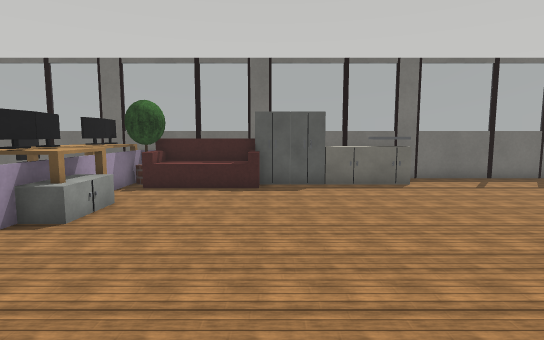
[1] (above)

23 first-person views from a walk through a world built for the Webots simulator. The camera is 0.9 m above the floor, tilts 6° down and sees 80° across. Doors are drawn as open doorways. The floor is counted in squares, 0.5 m on a side. Each view is taken from the middle of a square. On the plan, view 1 faces up. The plan holds only what a view shows up to about 17 squares ahead; the rest is blank. Robots are left out. Simple shapes and patterns stand in for the simulator's stock objects.

[2]
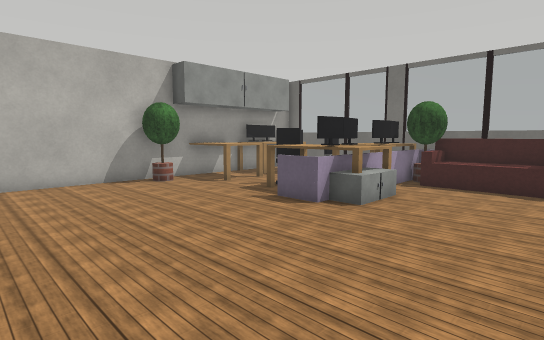

[3]
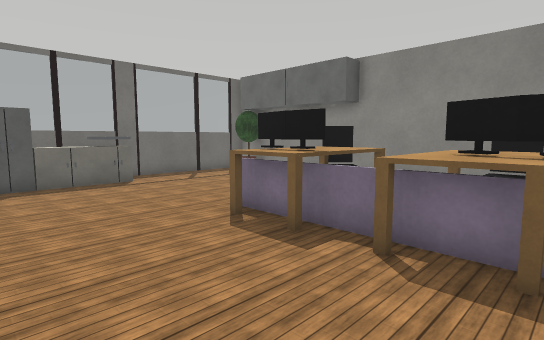

[4]
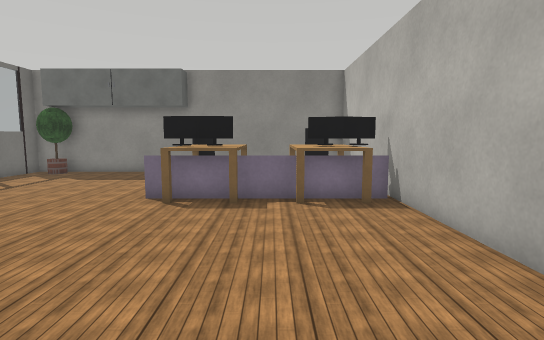

[5]
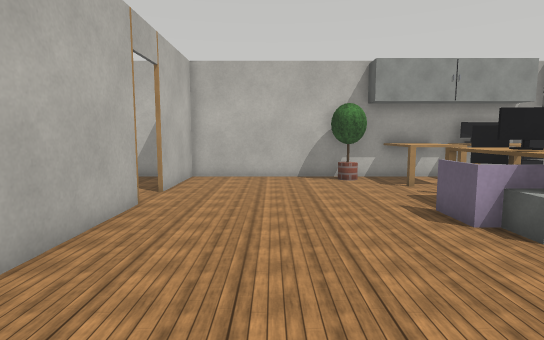

[6]
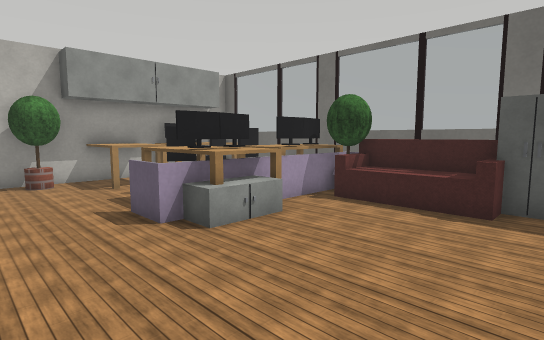

[7]
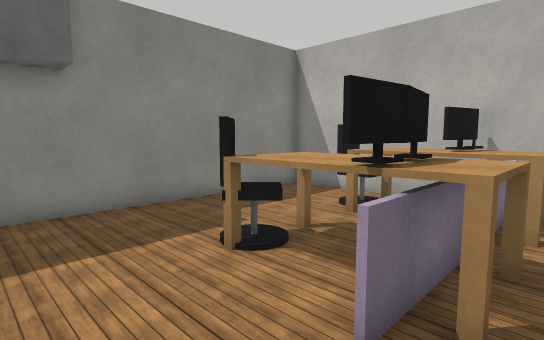

[8]
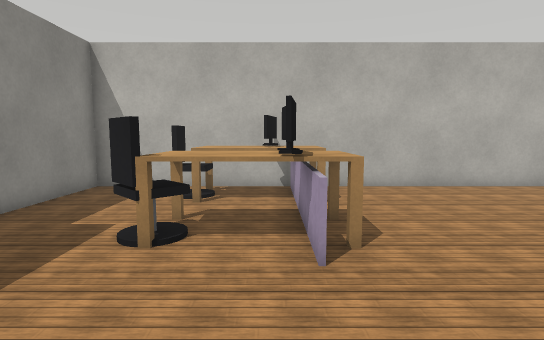

[9]
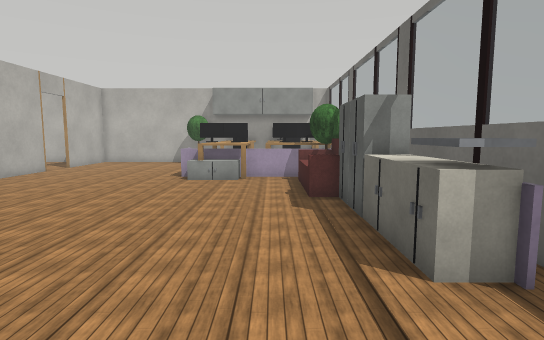

[10]
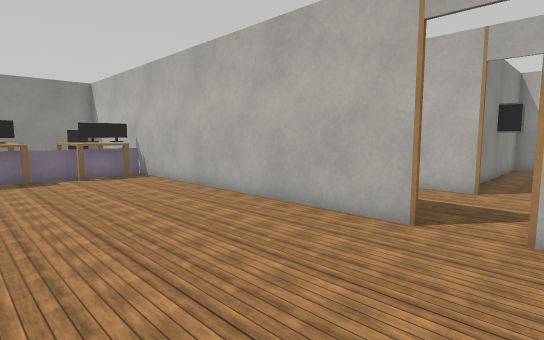

[11]
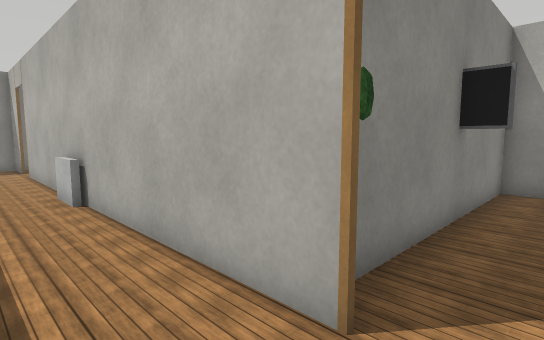

[12]
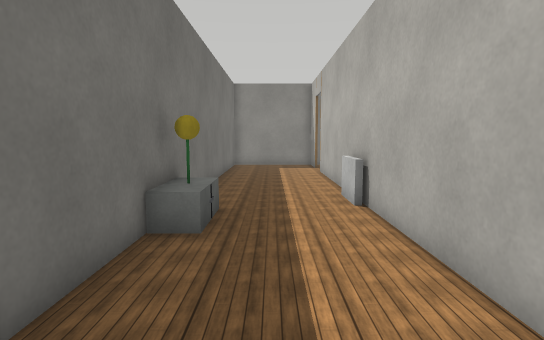

[13]
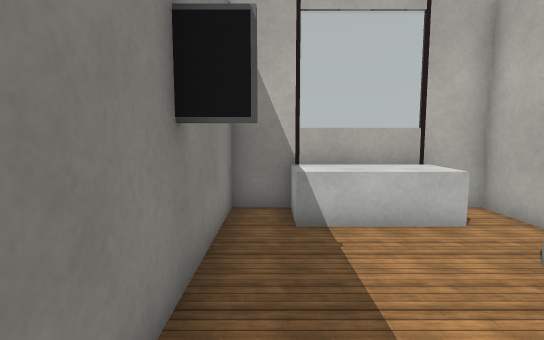

[14]
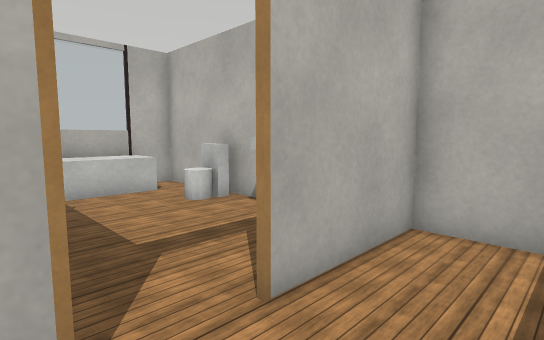

[15]
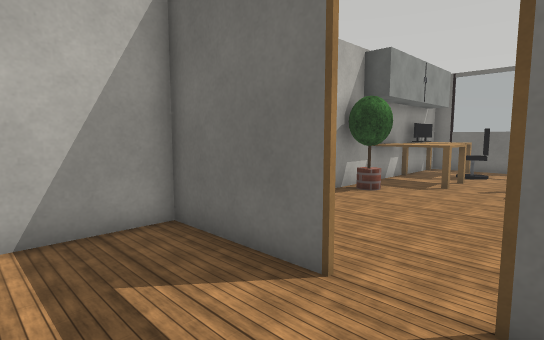

[16]
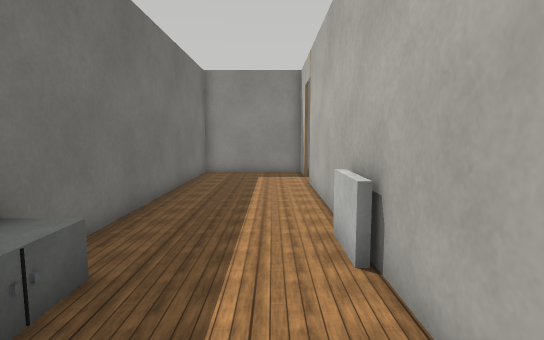

[17]
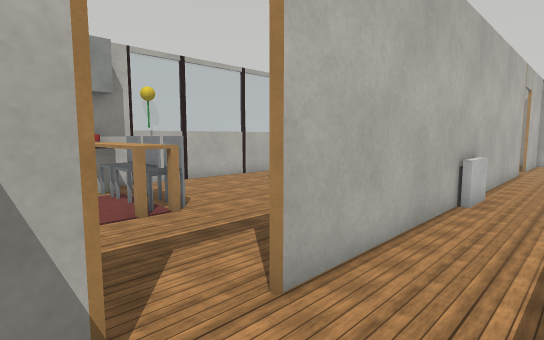

[18]
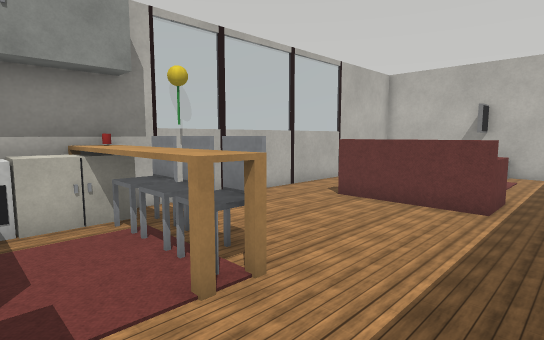

[19]
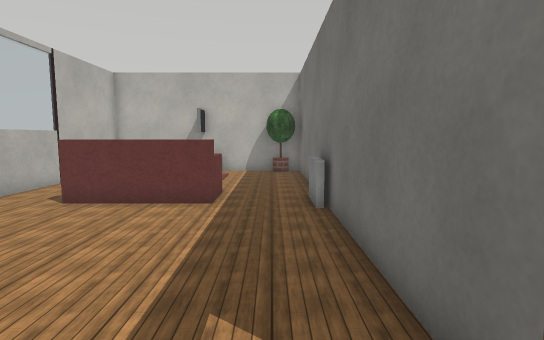

[20]
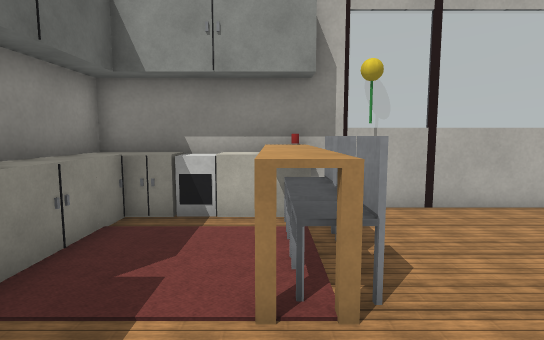

[21]
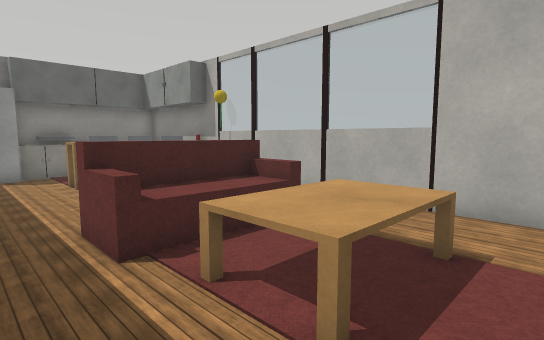

[22]
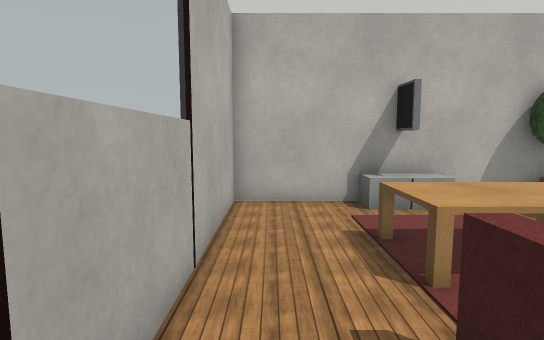

[23]
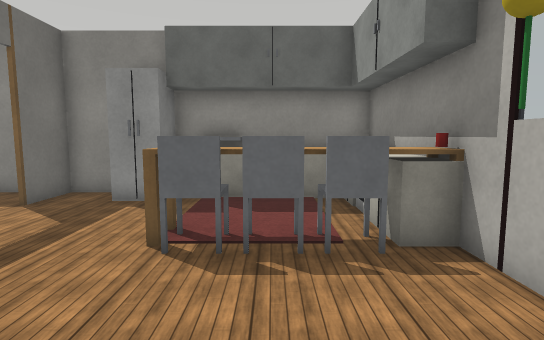

### Floor plan
Points are (right, up) in squares from view 1. A wall is a line through its corners. A room is listed if a view was taken in it or the views show most of it. See-through windows are left out.
Room 1 (views 1, 2, 3, 4, 5, 6, 7, 8, 9, 10)
walls: (0.4, -1.5) (12.4, -1.5); (-7.6, -1.5) (-2.4, -1.5); (-13.3, 4.2) (-13.3, -2); (-13.4, -1.5) (-9.3, -1.5); (12.4, 13.7) (-13.3, 13.7) (-13.3, 13.4); (12.3, -1.9) (12.3, 11.5)
low walls: (-5.2, 6.6) (-5.2, 6) (-6.8, 6); (-5.2, 11.5) (-5.2, 9.4); (5.3, 2.6) (5.3, 1.6); (5.2, 1.5) (5.2, 2.6); (-4.6, 13) (-5.2, 13) (-5.2, 12.4)
ways out: open door at (-8.5, -2) to room 2
objects: potted tree (-13, 5) to (-12, 6); table (-13, 7); cabinet (-13, 7) to (-12, 12); table (-13, 9); table (-13, 10); monitor (-13, 11); monitor (-13, 12); table (-13, 13) to (-12, 13); table (-11, 7) to (-11, 9); office chair (-11, 11) to (-10, 11); table (-8, 7) to (-7, 8); office chair (-8, 8) to (-8, 9); office chair (-8, 11) to (-7, 11); table (-7, 10); table (-7, 12) to (-6, 13); monitor (-6, 7); monitor (-6, 8) to (-6, 9); monitor (-6, 10); monitor (-6, 11) to (-6, 12); cabinet (-5, 7) to (-4, 8); table (-5, 9); potted tree (-5, 12) to (-4, 12); sofa (-4, 11) to (-1, 12); cabinet (-1, 12) to (0, 13); cabinet (1, 12) to (2, 12); cabinet (3, 12) to (3, 13); cabinet (4, 12) to (5, 12); sink (4, 13) to (5, 13); table (5, 0) to (5, 1); table (5, 3) to (5, 5); monitor (6, -1); monitor (6, 0) to (6, 1); monitor (6, 3) to (6, 4); monitor (6, 5); table (7, 0) to (7, 1); table (7, 3) to (8, 5); office chair (8, 0) to (9, 1); office chair (8, 4) to (9, 5); cabinet (11, 12); potted tree (11, 12) to (12, 13)
Room 2 (views 11, 12, 14, 15, 16, 17)
walls: (-2.5, -1.7) (-5.4, -1.7); (2.4, -6.4) (8.5, -6.4); (-5.4, -6.6) (-6.9, -6.6) (-6.9, -7.6); (-7.1, -1.7) (-7.6, -1.7); (-7.6, -6.4) (0.6, -6.4); (-9.3, -1.7) (-13.4, -1.7); (10.3, -6.4) (12.4, -6.4); (-13.3, -2) (-13.3, -6.4) (-9.2, -6.4); (12.4, -1.7) (0.4, -1.7); (12.3, -7.9) (12.3, -1.9)
ways out: open door at (-8.5, -2) to room 1; open door at (-8.5, -6.5) to room 3; open door at (9.5, -6.5) to room 4
objects: potted tree (-6, -8) to (-6, -7); cabinet (-2, -2); sunflowers (-1, -2); cabinet (0, -2); radiator (1, -7) to (2, -7); radiator (1, -6)
Room 3 (view 13)
walls: (-13.3, -10.9) (-13.3, -16.1) (-7.1, -16.1); (-7, -16.1) (-7, -7.4)
ways out: open door at (-8.5, -6.5) to room 2
objects: toilet (-13, -12) to (-12, -12); other object (-13, -10) to (-13, -9); bathtub (-12, -15) to (-9, -15); TV (-8, -12) to (-7, -12)
Room 4 (views 18, 19, 20, 21, 22, 23)
walls: (0.6, -6.6) (-5.4, -6.6); (7.4, -16.1) (8.6, -16.1); (8.5, -6.6) (2.5, -6.6); (11.4, -16.1) (12.3, -16.1) (12.3, -15.4); (-6.9, -7.6) (-6.9, -16.1); (12.4, -6.6) (10.3, -6.6); (-7.1, -16.1) (5.6, -16.1)
ways out: open door at (9.5, -6.5) to room 2
objects: cabinet (-6, -12) to (-6, -11); table (-3, -13) to (-2, -10); sofa (0, -13) to (1, -10); sunflowers (6, -16); jar (7, -16); chair (7, -15) to (7, -14); chair (7, -13); chair (7, -12) to (7, -11); cabinet (8, -16) to (9, -15); table (8, -14) to (8, -11); oven (9, -16) to (10, -15); cabinet (10, -16) to (11, -15); cabinet (11, -15) to (12, -14); cabinet (11, -13) to (12, -13); cabinet (11, -11); fridge (11, -10) to (12, -9); other object (12, -12) to (12, -11)

Where each view was taken, in squares from view 1:
view 1: 0 up, 0 right, facing up
view 2: 1 down, 0 right, facing up-left
view 3: 1 down, 0 right, facing up-right
view 4: 2 up, 4 left, facing right
view 5: 2 up, 1 right, facing left
view 6: 3 up, 1 right, facing up-left
view 7: 8 up, 4 right, facing down-right
view 8: 10 up, 6 right, facing down
view 9: 10 up, 9 right, facing left
view 10: 5 up, 10 left, facing down-right
view 11: 4 down, 9 left, facing down-right
view 12: 4 down, 8 left, facing right
view 13: 8 down, 8 left, facing down
view 14: 4 down, 7 left, facing down-left
view 15: 5 down, 7 left, facing up-left
view 16: 5 down, 4 left, facing right
view 17: 4 down, 11 right, facing down-left
view 18: 8 down, 10 right, facing down-left
view 19: 8 down, 10 right, facing left
view 20: 8 down, 8 right, facing down
view 21: 8 down, 5 left, facing down-right
view 22: 15 down, 2 right, facing left
view 23: 13 down, 2 right, facing right
